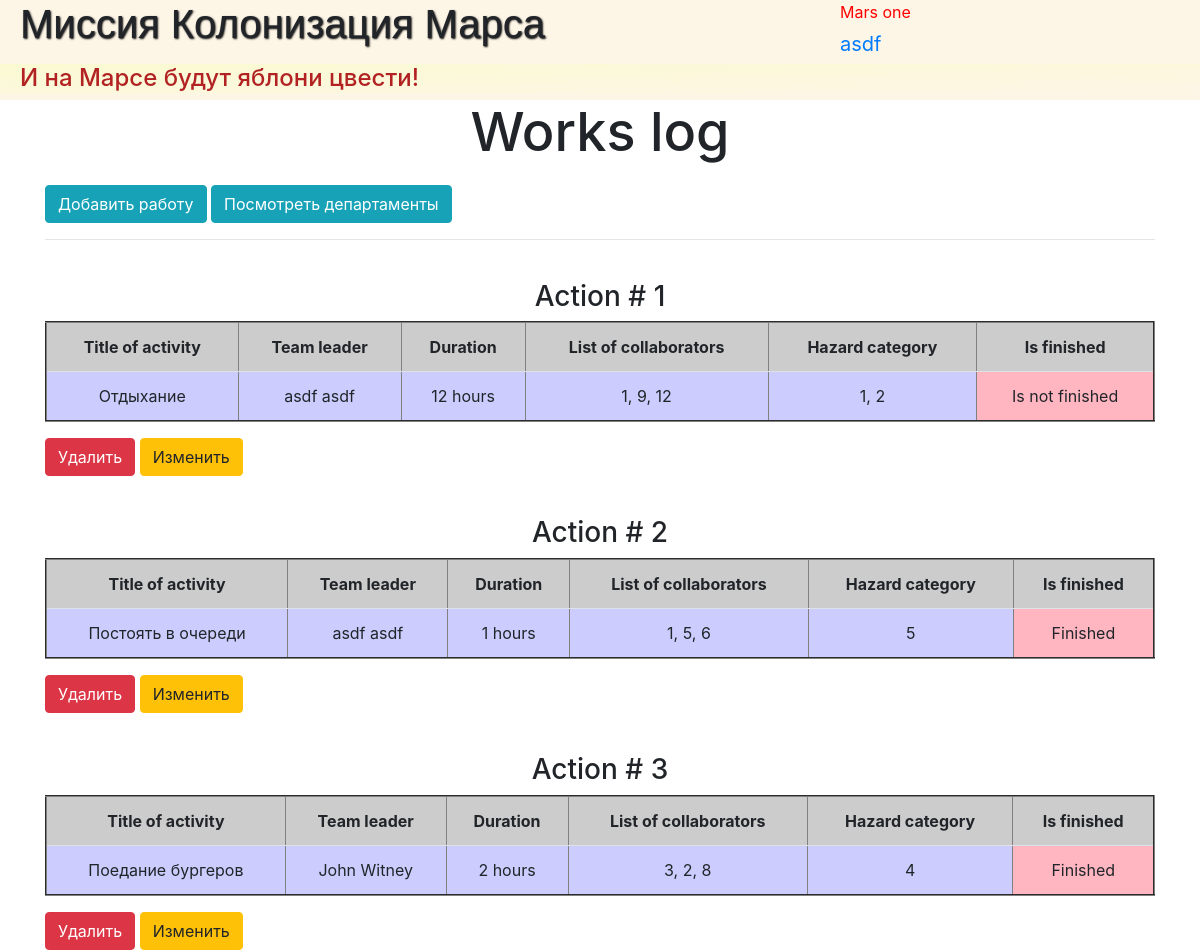
The page / (signed in) on the database its author committed.
### data/users.py (models this page shows, shortened)
class User(SqlAlchemyBase, UserMixin):
    __tablename__ = 'users'
    id = sqlalchemy.Column(sqlalchemy.Integer, primary_key=True, autoincrement=True)
    surname = sqlalchemy.Column(sqlalchemy.String, nullable=True)
    name = sqlalchemy.Column(sqlalchemy.String, nullable=True)
    age = sqlalchemy.Column(sqlalchemy.Integer, nullable=True)
    position = sqlalchemy.Column(sqlalchemy.String, nullable=True)
    speciality = sqlalchemy.Column(sqlalchemy.String, nullable=True)
    address = sqlalchemy.Column(sqlalchemy.String, nullable=True)
    email = sqlalchemy.Column(sqlalchemy.String, index=True, unique=True, nullable=True)
    hashed_password = sqlalchemy.Column(sqlalchemy.String, nullable=True)
    modifed_date = sqlalchemy.Column(sqlalchemy.DateTime, default=datetime.datetime.now)

### data/jobs.py (models this page shows, shortened)
class Jobs(SqlAlchemyBase):
    __tablename__ = 'jobs'
    id = sqlalchemy.Column(sqlalchemy.Integer, primary_key=True, autoincrement=True)
    job = sqlalchemy.Column(sqlalchemy.String, nullable=True)
    work_size = sqlalchemy.Column(sqlalchemy.Integer, nullable=True, default=0)
    collaborators = sqlalchemy.Column(sqlalchemy.String, nullable=True)
    start_date = sqlalchemy.Column(sqlalchemy.DateTime, default=datetime.datetime.now)
    end_date = sqlalchemy.Column(sqlalchemy.DateTime, default=datetime.datetime.now)
    is_finished = sqlalchemy.Column(sqlalchemy.Boolean, default=True)
    team_leader = sqlalchemy.Column(sqlalchemy.Integer, sqlalchemy.ForeignKey("users.id"))
    categories = orm.relation("Category",
                              secondary="association",
                              backref="jobs")
    user = orm.relation('User')

### data/categories.py (models this page shows)
class Category(SqlAlchemyBase):
    __tablename__ = 'category'
    id = sqlalchemy.Column(sqlalchemy.Integer, primary_key=True,
                           autoincrement=True)
    name = sqlalchemy.Column(sqlalchemy.String, nullable=True)

### main.py (the view)
@app.route('/')
def jobs():
    session = db_session.create_session()
    jobs = session.query(Jobs).all()
    users = session.query(User).all()
    return render_template('jobs.html', jobs=jobs, users=users, title='Главная')

### data/db_session.py (called while the page is built)
def create_session() -> Session:
    global __factory
    return __factory()

### main.py (called while the page is built)
@login_manager.user_loader
def load_user(user_id):
    session = db_session.create_session()
    return session.query(User).get(user_id)

### templates/jobs.html
{% extends "base.html" %}
{% block content %}
<link rel="stylesheet" type="text/css" href="{{url_for('static', filename='css/page-style.css')}}">
<div class="cont">
	<h2 align="center" style="font-size: 54px; margin-bottom: 20px;">Works log</h2>
	{% if current_user.is_authenticated %}
	<a class="btn btn-info" href="/addjob">Добавить работу</a>
	{% endif %}
	<a class="btn btn-info" href="/departments">Посмотреть департаменты</a>
	<hr>
	{% for job in jobs %}
		<h3 align="center" class="cap" style="margin-top: 40px;"> Action # {{ loop.index }} </h3>
		<table class="table" border="2" cellpadding="2px" width="100%">
			<tr class="str1" bgcolor="#CCCCCC">
				<th style="text-align: center;">
					Title of activity
				</th>
				<th style="text-align: center;">
					Team leader
				</th>
				<th style="text-align: center;">
					Duration
				</th>
				<th style="text-align: center;">
					List of collaborators
				</th>
				<th style="text-align: center;">
					Hazard category
				</th>
				<th style="text-align: center;">
					Is finished
				</th>
			</tr>
			<tr class="str2" bgcolor="#CCCCFF">
				<td>
					<span> {{ job.job }} </span>
				</td>
				<td>
					<span> {{ users[job.team_leader - 1].name }} {{ users[job.team_leader - 1].surname }} </span>
				</td>
				<td>
					<span> {{ job.work_size }} hours</span>
				</td>
				<td>
					<span> {{ job.collaborators }} </span>
				</td>
				<td>
					<span>
					{% for cat in job.categories %}
						{% if not loop.last %}
							{{ cat.name }},
						{% else %}
							{{ cat.name }}
						{% endif %}
					{% endfor %}
					</span>
				</td>
				<td bgcolor="#FFB6C1">
					<span>
						{% if job.is_finished == True %}
						Finished
						{% else %}
						Is not finished
						{% endif %}
					</span>
				</td>
			</tr>
		</table>
		{% if current_user.id == job.user.id or current_user.id == 1 %}
			<a class="btn btn-danger" href="/delete_job/{{job.id}}">Удалить</a>
			<a class="btn btn-warning" href="/сhange_job/{{job.id}}">Изменить</a>
		{% endif %}
	{% endfor %}
</div>
{% endblock %}

### templates/base.html (shortened to what this page needs)
<!doctype html>
<html lang="en">
<head>
    <link rel="stylesheet"
          href="https://stackpath.bootstrapcdn.com/bootstrap/4.4.1/css/bootstrap.min.css"
>
    <link rel="stylesheet" type="text/css" href="..\..\static\css\style.css">
</head>
<body>
<header>
 	<div class = "left"><h1>Миссия Колонизация Марса</h1></div>
 	<div class="right">Mars one</div>
 		{% if current_user.is_authenticated %}
    	<a class="navbar-brand" href="/logout">{{ current_user.name }}</a>
	    {% else %}
    <p>
        <a class="btn btn-primary" href="/register">Зарегистрироваться</a>
        <a class="btn btn-success" href="/login">Войти</a>
    </p>
	{% endif %}
 	<h4 class="gimn">И на Марсе будут яблони цвести!</h4>
</header>
<main role="main" class="container">
    {% block content %}{% endblock %}
</main>
</body>
</html>

### static/css/style.css (style rules this page uses)
header { background-color: #fdf5e6; height: 100px; }
h1 { margin-left: 20px; font-family: sans-serif; text-shadow: 1px 1px 2px black; }
.gimn { clear: both; background: linear-gradient(to top left, #fdf5e6, #FAFAD2); padding-left: 20px; height: 30px; color: #B22222; }
.left { float: left; width: 70%; }
.right { float: right; width: 30%; color: red; }

### static/css/page-style.css (style rules this page uses)
td { text-align: center; }

### rows shown on the page
User: name "asdf"
Jobs: job "Отдыхание", team_leader.name "asdf", team_leader.surname "asdf", work_size "12", collaborators "1, 9, 12", is_finished "Is not finished"
Category: name "1"
Category: name "2"
Jobs: job "Постоять в очереди", team_leader.name "asdf", team_leader.surname "asdf", work_size "1", collaborators "1, 5, 6", is_finished "Finished"
Category: name "5"
Jobs: job "Поедание бургеров", team_leader.name "John", team_leader.surname "Witney", work_size "2", collaborators "3, 2, 8", is_finished "Finished"
Category: name "4"
